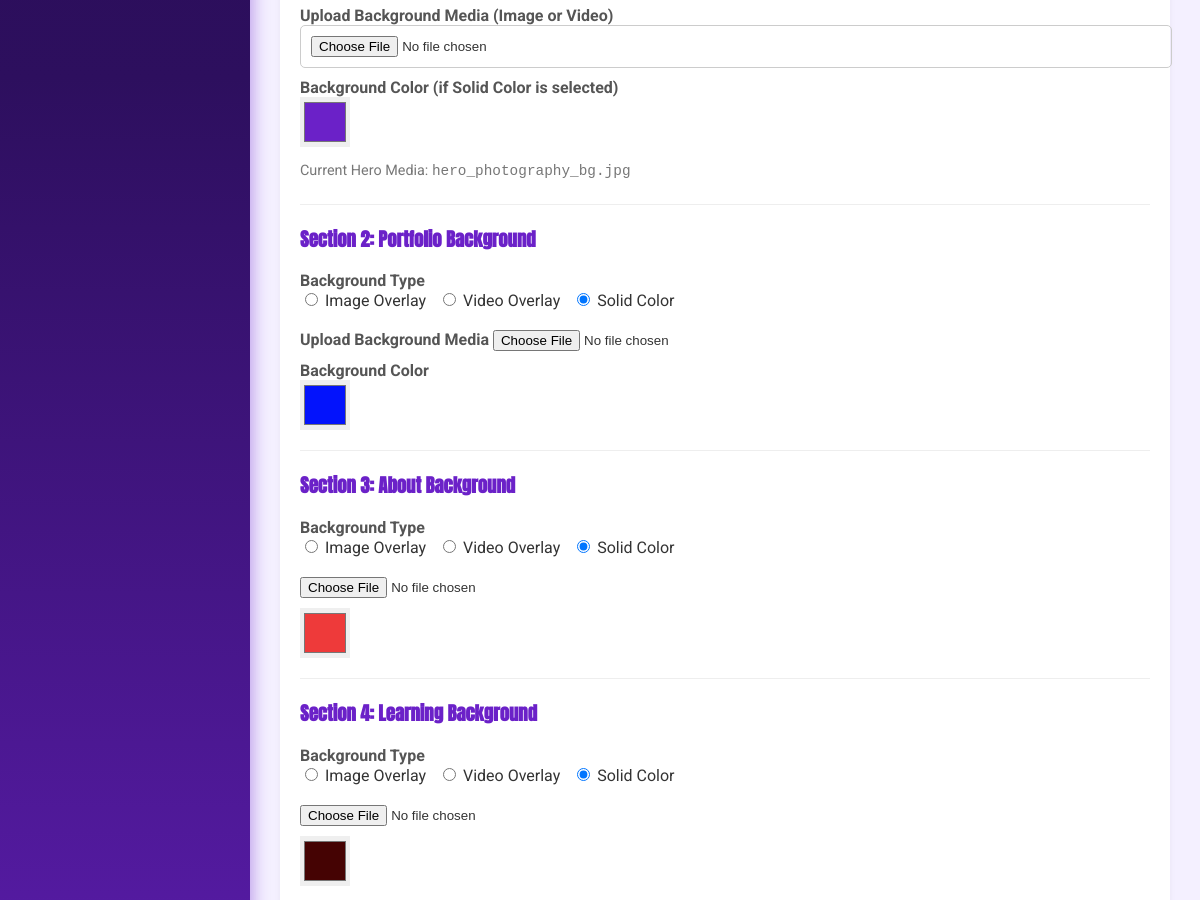
/admin/site-content (signed in, middle part), run on an earlier commit of the app's database.
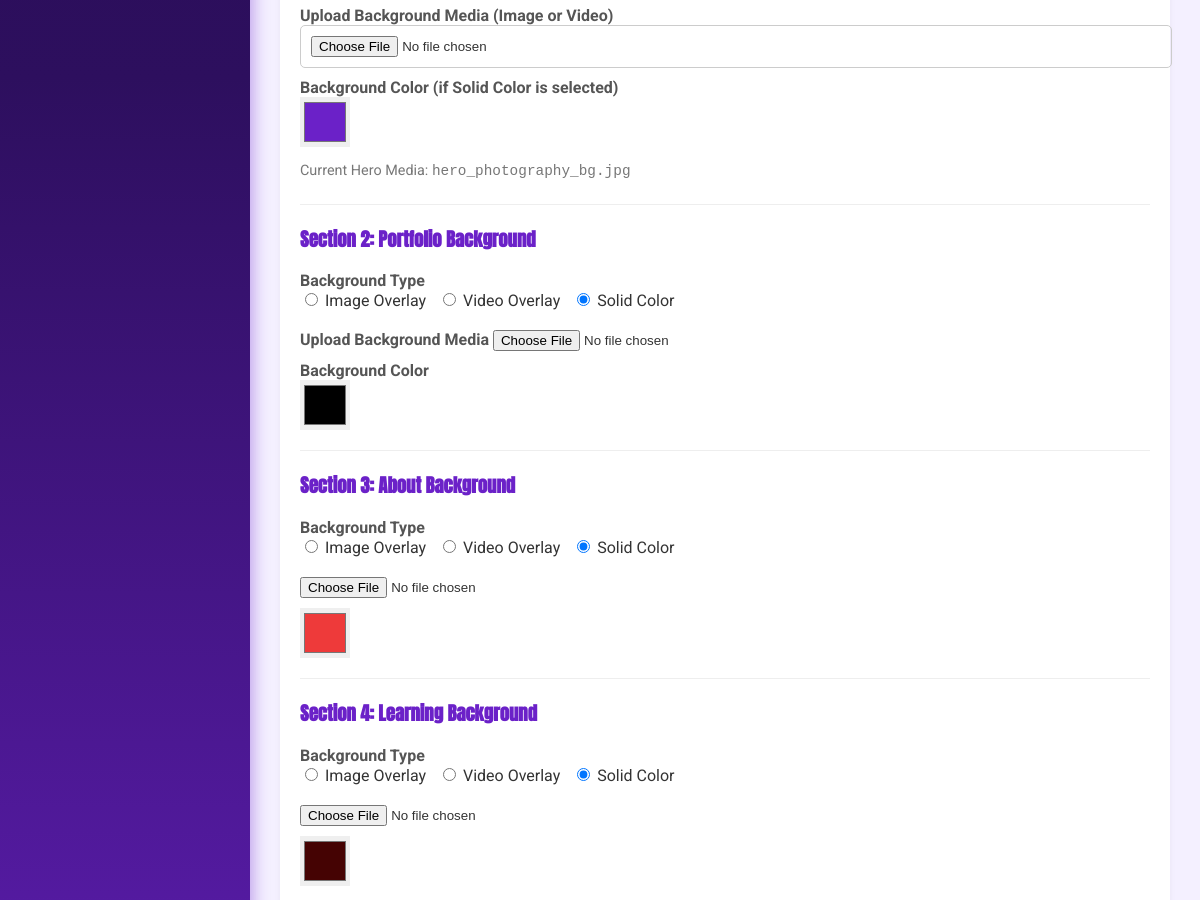
And on a later commit of the database.
### main.py (models this page shows)
class SiteContent(db.Model):
    id = db.Column(db.Integer, primary_key=True)
    about_us_ar = db.Column(db.Text, nullable=True)
    about_us_en = db.Column(db.Text, nullable=True)
    contact_info_ar = db.Column(db.Text, nullable=True)
    contact_info_en = db.Column(db.Text, nullable=True)
    hero_title_ar = db.Column(db.String(200), nullable=True)
    hero_title_en = db.Column(db.String(200), nullable=True)
    hero_subtitle_ar = db.Column(db.String(300), nullable=True)
    hero_subtitle_en = db.Column(db.String(300), nullable=True)
    hero_bg_type = db.Column(db.String(20), default='image') # 'image', 'video', 'color'
    hero_bg_media = db.Column(db.String(255), nullable=True)
    hero_bg_color = db.Column(db.String(7), default='#6B21C8')
    section2_bg_type = db.Column(db.String(20), default='color')
    section2_bg_media = db.Column(db.String(255), nullable=True)
    section2_bg_color = db.Column(db.String(7), default='#FDCC04')
    about_bg_type = db.Column(db.String(20), default='color')
    about_bg_media = db.Column(db.String(255), nullable=True)
    about_bg_color = db.Column(db.String(7), default='#0A0A0A')
    learning_bg_type = db.Column(db.String(20), default='color')
    learning_bg_media = db.Column(db.String(255), nullable=True)
    learning_bg_color = db.Column(db.String(7), default='#0A0A0A')
    contact_bg_type = db.Column(db.String(20), default='color')
    contact_bg_media = db.Column(db.String(255), nullable=True)
    contact_bg_color = db.Column(db.String(7), default='#0A0A0A')
    bg_color = db.Column(db.String(7), nullable=True, default='#000000') # Global fallback
    contact_phone = db.Column(db.String(50), nullable=True)
    contact_whatsapp = db.Column(db.String(50), nullable=True)
    contact_telegram = db.Column(db.String(200), nullable=True)
    contact_email = db.Column(db.String(100), nullable=True)
    contact_facebook = db.Column(db.String(200), nullable=True)
    contact_instagram = db.Column(db.String(200), nullable=True)
    contact_tiktok = db.Column(db.String(200), nullable=True)
    contact_gps = db.Column(db.String(500), nullable=True)

### main.py (the view, shortened to what this page needs)
@admin_bp.route('/site-content', methods=['GET', 'POST'])
@login_required
def site_content():
    content = SiteContent.query.first()
    return render_template('admin/site_content.html', content=content)

### main.py (called while the page is built)
@app.before_request
def before_request():
    g.lang = session.get('lang', 'ar') # اللغة الافتراضية عربي

@app.context_processor
def inject_global_data():
    if not hasattr(g, '_site_content'):
        g._site_content = SiteContent.query.first()
    return dict(lang=g.lang, global_site_content=g._site_content, cache_id=app_version)

def login_required(f):
    @wraps(f)
    def decorated_function(*args, **kwargs):
        if not session.get('admin_logged_in'):
            return redirect(url_for('admin.login', next=request.url))
        return f(*args, **kwargs)
    return decorated_function

@admin_bp.before_request
def restrict_admin_access():
    allowed_endpoints = ['admin.login', 'admin.forgot_password']
    if request.endpoint and request.endpoint.startswith('admin.') and request.endpoint not in allowed_endpoints:
        if not session.get('admin_logged_in'):
            flash('Please log in to access the Control Panel.', 'error')
            return redirect(url_for('admin.login'))

### src/templates/admin/site_content.html (shortened to what the changed rows need)
{% extends "admin/base.html" %}
{% block content %}
<div class="card">
    <form method="POST" enctype="multipart/form-data">
        <label style="font-weight: bold; color: #555;">Upload Background Media (Image or Video)</label>
        <input type="file" name="hero_bg" accept="image/*,video/*,.mkv,.flv,.wmv,.avi,.mov"
            style="width:100%; margin-bottom:10px; padding:10px; border-radius: 5px; border: 1px solid #ccc;">
        <label style="font-weight: bold; color: #555;">Background Color (if Solid Color is selected)</label>
        <input type="color" name="hero_bg_color" value="{{ content.hero_bg_color if content and content.hero_bg_color else '#6B21C8' }}"
            style="width: 50px; height: 50px; display: block; margin-bottom: 15px; border: none; cursor: pointer;">
        {% if content and content.hero_bg_media %}
        <div style="margin-bottom: 25px;">
            <p style="margin: 0; color: #777; font-size: 0.9rem;">Current Hero Media: <code>{{ content.hero_bg_media }}</code></p>
        </div>
        {% endif %}
        <hr style="border:0; border-top:1px solid #eee; margin:20px 0;">
        <h3 style="color: var(--primary-blue); font-family: 'Anton', sans-serif;">Section 2: Portfolio Background</h3>
        <div style="margin-bottom: 20px;">
            <label style="font-weight: bold; color: #555;">Background Type</label><br>
            <input type="radio" name="section2_bg_type" value="image" id="s2_img" {{ 'checked' if content and content.section2_bg_type == 'image' else '' }}> <label for="s2_img">Image Overlay</label> &nbsp;
            <input type="radio" name="section2_bg_type" value="video" id="s2_vid" {{ 'checked' if content and content.section2_bg_type == 'video' else '' }}> <label for="s2_vid">Video Overlay</label> &nbsp;
            <input type="radio" name="section2_bg_type" value="color" id="s2_col" {{ 'checked' if not content or content.section2_bg_type == 'color' or not content.section2_bg_type else '' }}> <label for="s2_col">Solid Color</label>
        </div>
        <label style="font-weight: bold; color: #555;">Upload Background Media</label>
        <input type="file" name="section2_bg_media" accept="image/*,video/*">
        <label style="font-weight: bold; color: #555; display:block; margin-top:10px;">Background Color</label>
        <input type="color" name="section2_bg_color" value="{{ content.section2_bg_color if content and content.section2_bg_color else '#FDCC04' }}" style="width: 50px; height: 50px; border:none; cursor:pointer;">
        <hr style="border:0; border-top:1px solid #eee; margin:20px 0;">
        <h3 style="color: var(--primary-blue); font-family: 'Anton', sans-serif;">Section 3: About Background</h3>
        <div style="margin-bottom: 20px;">
            <label style="font-weight: bold; color: #555;">Background Type</label><br>
            <input type="radio" name="about_bg_type" value="image" id="s3_img" {{ 'checked' if content and content.about_bg_type == 'image' else '' }}> <label for="s3_img">Image Overlay</label> &nbsp;
            <input type="radio" name="about_bg_type" value="video" id="s3_vid" {{ 'checked' if content and content.about_bg_type == 'video' else '' }}> <label for="s3_vid">Video Overlay</label> &nbsp;
            <input type="radio" name="about_bg_type" value="color" id="s3_col" {{ 'checked' if not content or content.about_bg_type == 'color' or not content.about_bg_type else '' }}> <label for="s3_col">Solid Color</label>
        </div>
        <input type="file" name="about_bg_media" accept="image/*,video/*">
        <input type="color" name="about_bg_color" value="{{ content.about_bg_color if content and content.about_bg_color else '#0A0A0A' }}" style="width: 50px; height: 50px; display:block; margin-top:10px; border:none; cursor:pointer;">
        <hr style="border:0; border-top:1px solid #eee; margin:20px 0;">
        <h3 style="color: var(--primary-blue); font-family: 'Anton', sans-serif;">Section 4: Learning Background</h3>
        <div style="margin-bottom: 20px;">
            <label style="font-weight: bold; color: #555;">Background Type</label><br>
            <input type="radio" name="learning_bg_type" value="image" id="s4_img" {{ 'checked' if content and content.learning_bg_type == 'image' else '' }}> <label for="s4_img">Image Overlay</label> &nbsp;
            <input type="radio" name="learning_bg_type" value="video" id="s4_vid" {{ 'checked' if content and content.learning_bg_type == 'video' else '' }}> <label for="s4_vid">Video Overlay</label> &nbsp;
            <input type="radio" name="learning_bg_type" value="color" id="s4_col" {{ 'checked' if not content or content.learning_bg_type == 'color' or not content.learning_bg_type else '' }}> <label for="s4_col">Solid Color</label>
        </div>
        <input type="file" name="learning_bg_media" accept="image/*,video/*">
        <input type="color" name="learning_bg_color" value="{{ content.learning_bg_color if content and content.learning_bg_color else '#0A0A0A' }}" style="width: 50px; height: 50px; display:block; margin-top:10px; border:none; cursor:pointer;">
    </form>
</div>
{% endblock %}

What changed in the data, as far as the page shows it:
changed SiteContent "hero_photography_bg.jpg": section2_bg_color "#0313fc" → "#000000"
